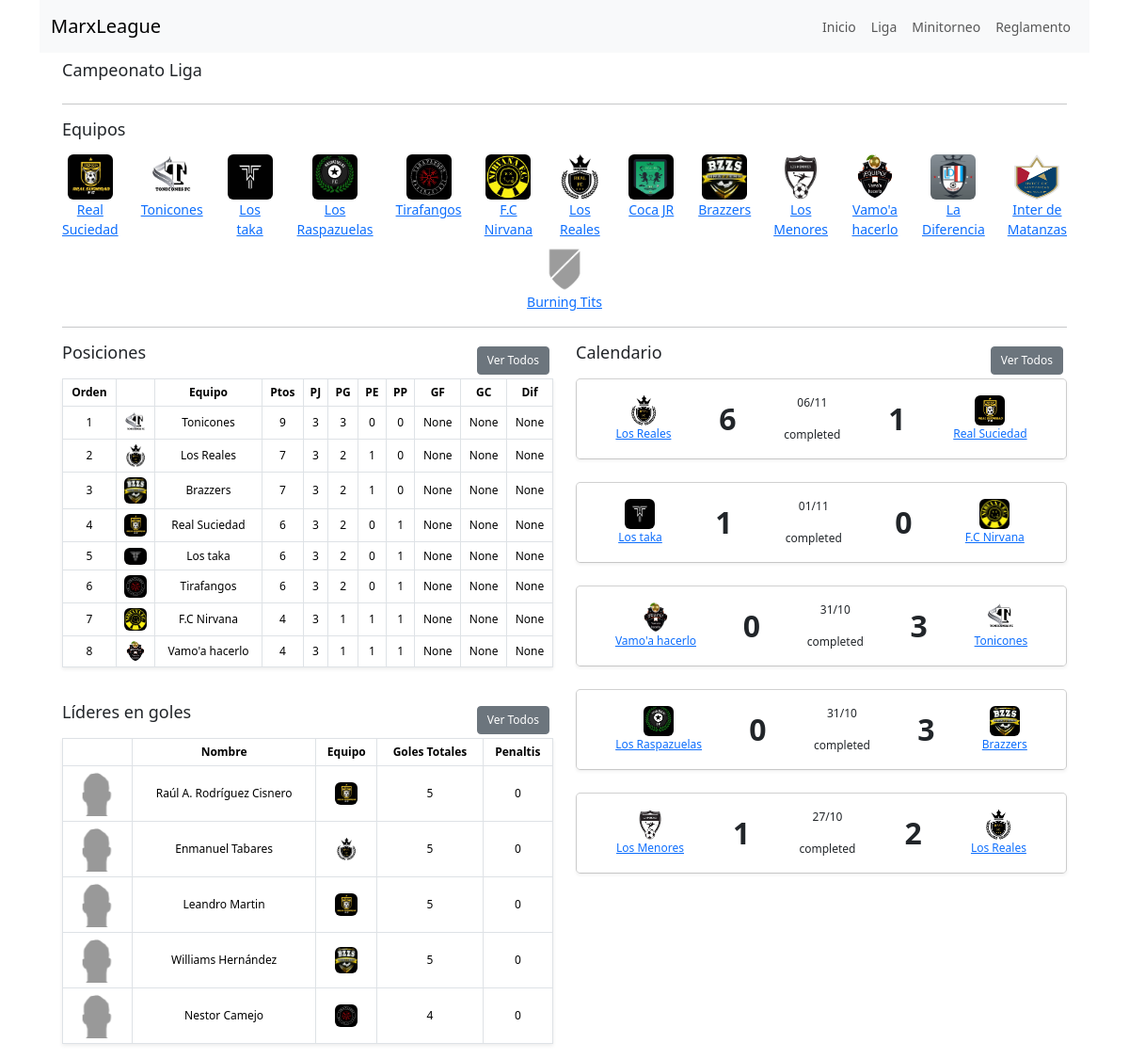
Before: /league/liga/ with the older database file.
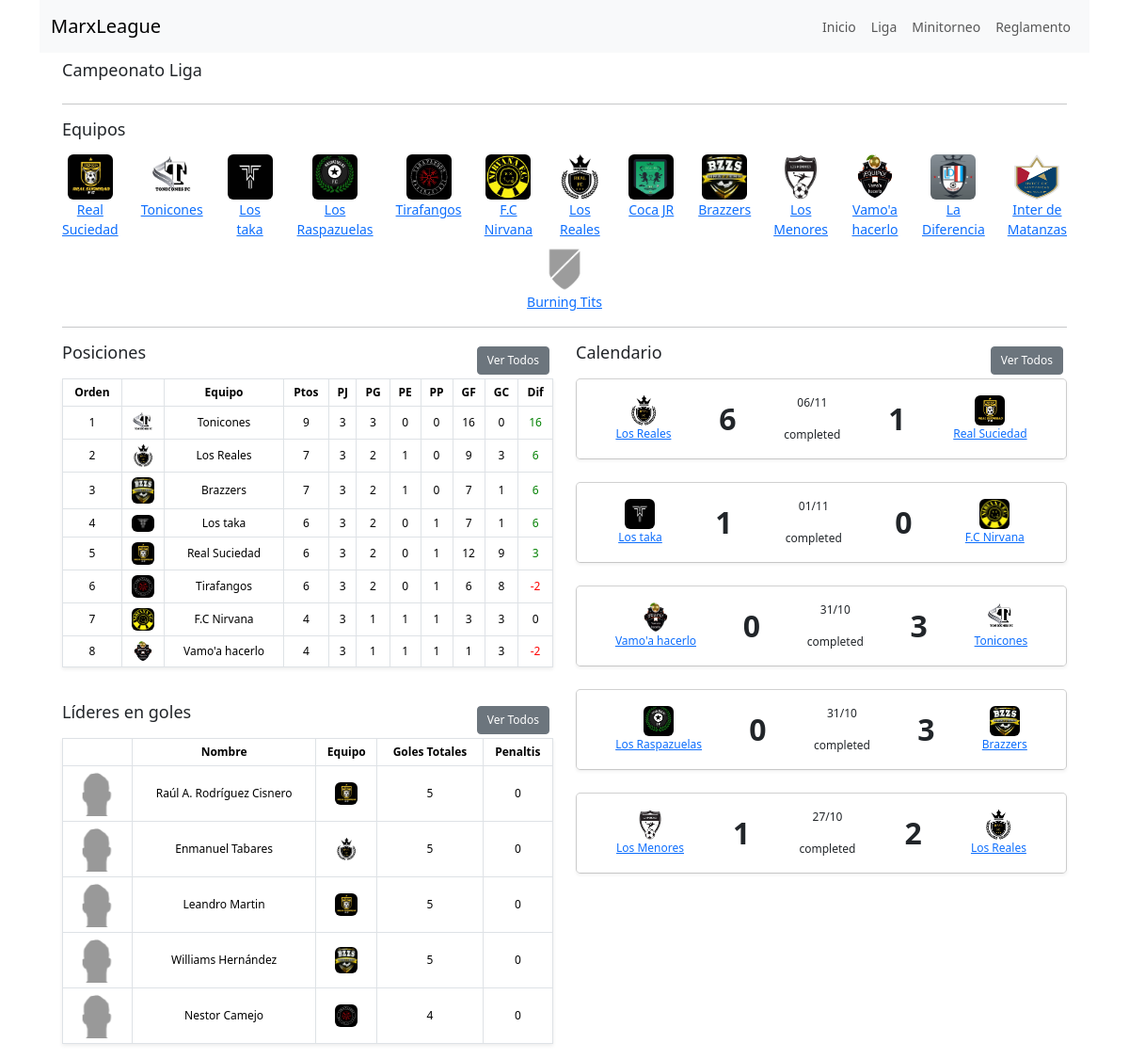
After: the same page with the newer database file.
### futbol/models/league.py (models this page shows, shortened)
class League(models.Model):
    name = models.CharField(max_length=100, unique=True, default="Nombre")
    slug = models.SlugField(max_length=100, unique=True, blank=True, null=True)
    teams = models.ManyToManyField('Team', related_name='leagues')

### futbol/models/team.py (models this page shows)
class Team(models.Model):
    name = models.CharField(max_length=100, unique=True, null=True, blank=True)
    slug = models.SlugField(max_length=100, unique=True, blank=True, null=True)
    grade = models.CharField(max_length=50, null=True, blank=True)
    abbrev = models.CharField(max_length=3, null=True, blank=True)
    imagen = models.CharField(max_length=3, null=True, blank=True)
    def __str__(self):
        return self.name

### futbol/models/standing.py (models this page shows, shortened)
class Standing(models.Model):
    name = models.CharField(max_length=100, unique=True, null=True, blank=True)
    league = models.ForeignKey(
        League,
        on_delete=models.SET_NULL,
        null=True,
        blank=True,
    )
    team = models.ForeignKey(
        Team,
        on_delete=models.SET_NULL,
        null=True,
        blank=True,
    )
    pos = models.IntegerField(null=True, blank=True)
    pj = models.IntegerField(null=True, blank=True)
    pg = models.IntegerField(null=True, blank=True)
    pe = models.IntegerField(null=True, blank=True)
    pp = models.IntegerField(null=True, blank=True)
    pts = models.IntegerField(null=True, blank=True)
    gf = models.IntegerField(null=True, blank=True)
    gc = models.IntegerField(null=True, blank=True)
    gdif = models.IntegerField(null=True, blank=True)

### futbol/models/player.py (models this page shows, shortened)
class Player(models.Model):
    name = models.CharField(max_length=100, unique=True, default="Nombre")
    grade = models.CharField(max_length=50, null=True, blank=True)
    imagen = models.CharField(max_length=100, null=True, blank=True)
    alias = models.CharField(max_length=50, null=True, blank=True)

### futbol/models/schedule.py (models this page shows, shortened)
class Schedule(models.Model):
    STATUS_CHOICES = [
        ("completed", "Completed"),
        ("scheduled", "Scheduled"),
        ("raining", "Raining"),
        ("playing", "Playing"),
        ("pending", "Pending"),
    ]
    STAGES_CHOICES = [
        ("regular", "Regular"),
        ("octavos", "Octavos"),
        ("cuartos", "Cuartos"),
        ("semifinal", "SemiFinal"),
        ("final", "Final"),
    ]
    league = models.ForeignKey(League, on_delete=models.SET_NULL, null=True)
    vs = models.ForeignKey(
        Team,
        on_delete=models.SET_NULL,
        related_name="vs_schedule",
        null=True,
        blank=True,
    )
    hc = models.ForeignKey(
        Team,
        on_delete=models.SET_NULL,
        related_name="hc_schedule",
        null=True,
        blank=True,
    )
    date = models.DateField(null=True, blank=True)
    vs_goals = models.IntegerField(null=True, blank=True, default=0)
    hc_goals = models.IntegerField(null=True, blank=True, default=0)
    vs_definition_penalties = models.IntegerField(null=True, blank=True, default=0)
    hc_definition_penalties = models.IntegerField(null=True, blank=True, default=0)
    mvp = models.ForeignKey(Player, on_delete=models.SET_NULL, null=True, blank=True)
    status = models.CharField(
        max_length=20, choices=STATUS_CHOICES, default="scheduled"
    )
    stages = models.CharField(max_length=20, choices=STAGES_CHOICES, default="regular")

### futbol/views/pages/league_page.py (the view)
# urls.py: path("league/<slug:league_slug>/", LeaguePageView.as_view(), name="league_page"),
class LeaguePageView(TemplateView):
    template_name = "pages/league_page.html"
    def get_context_data(self, **kwargs):
        context = super().get_context_data(**kwargs)
        league = League.objects.get(slug=self.kwargs.get('league_slug'))
        schedules_view = ScheduleView(**kwargs)
        schedules_context = schedules_view.get_context_data(request=self.request,  league_slug=self.kwargs.get('league_slug'), limit=5)
        context['schedules'] = render_to_string(schedules_view.template_name, schedules_context)
        stats_goals_view = StatsGoalsView(**kwargs)
        stats_goals_context = stats_goals_view.get_context_data(request=self.request, league_slug=self.kwargs.get('league_slug'), limit=5, show_details=True)
        stats_goals_view = render_to_string(stats_goals_view.template_name, stats_goals_context)
        context['stats_goals_view'] = stats_goals_view
        standing_view = StandingView(**kwargs)
        standing_view_context = standing_view.get_context_data(request=self.request, league_slug=self.kwargs.get('league_slug'), limit=8)
        standing_view = render_to_string(standing_view.template_name, standing_view_context)
        context['standing_view'] = standing_view
        context['league'] = league
        return context

### futbol/views/views/standing_view.py (called while the page is built)
    def get_context_data(self, **kwargs):
        context = super().get_context_data(**kwargs)
        standings = Standing.objects.all()
        if 'league_slug' in kwargs:
            league = League.objects.get(slug=kwargs.get('league_slug'))
            context['league'] = league
        standings = standings.order_by('-pts', '-gdif')
        if 'limit' in kwargs:  # limit
            standings = standings[:kwargs.get('limit')]
        context['standings'] = standings
        return context

### futbol/templates/views/schedule_view.html (shortened to what this page needs)
{% load static %}
<div class="card-deck">
  {% for schedule in schedules %}
    <div class="card mb-4">
      <div class="card-body shadow-sm">
        <div class="d-flex justify-content-between align-items-center">
          <div class="text-center flex-fill">
            <img style="height: 32px; width: 32px" src="{% static 'futbol/images/logos/' %}{{ schedule.hc.imagen|default:'na' }}.png" class="rounded" alt="Logo" />
            <br />
            <a href="{% url 'team_details_page' league.slug schedule.hc.slug %}">{{ schedule.hc }}</a>
          </div>
          <div class="text-center flex-fill">
            <div class="fw-bold fs-2 text-center">
              {% if schedule.hc_goals is not None  %}
                {{ schedule.hc_goals }}
              {% endif %}
            </div>
          </div>
          <div class="text-center flex-fill">
            <p class="card-text">{{ schedule.date|date:'d/m' }}</p>
            <p class="card-text">{{ schedule.status }}</p>
          </div>
          <div class="flex-fill">
            <div class="fw-bold fs-2 text-center">
              {% if schedule.vs_goals is not None  %}
                {{ schedule.vs_goals }}
              {% endif %}
            </div>
          </div>
          <div class="text-center flex-fill">
            <img style="height: 32px; width: 32px" src="{% static 'futbol/images/logos/' %}{{ schedule.vs.imagen|default:'na' }}.png" class="rounded" alt="Logo" />
            <br />
            <a href="{% url 'team_details_page' league.slug schedule.vs.slug %}">{{ schedule.vs }}</a>
          </div>
        </div>
      </div>
    </div>
  {% endfor %}
</div>

### futbol/templates/views/stats_goals_view.html (shortened to what this page needs)
{% load static %}
<table class="table table-bordered table-condensed shadow-sm">
  <thead>
    <tr>
      <th class="text-center"></th>
      <th class="text-center">Nombre</th>
      <th class="text-center">Equipo</th>
      <th class="text-center">Goles Totales</th>
      <th class="text-center">Penaltis</th>
    </tr>
  </thead>
  <tbody>
    {% for goal in goals %}
      <tr>
        <td class="text-center">
          <img style="height: 48; width: 48px" src="{% static 'futbol/images/players/' %}{{ goal.player__imagen|default:'na' }}.png" class="rounded" alt="Logo" /> <br />
        </td>
        <td class="text-center align-middle">{{ goal.player__name }}</td>
        <td class="text-center align-middle">
          <img style="height: 24; width: 24px" src="{% static 'futbol/images/logos/' %}{{ goal.player__playerleagueteam__team__imagen|default:'na' }}.png" class="rounded" alt="Logo" />
        </td>
        <td class="text-center align-middle">{{ goal.goals }}</td>
        <td class="text-center align-middle">{{ goal.penalties }}</td>
      </tr>
    {% endfor %}
  </tbody>
</table>

### futbol/templates/views/standing_view.html
{% load static %}
<table class="table table-bordered table-condensed shadow-sm">
  <thead>
    <tr>
      <th class="text-center">Orden</th>
      <th class="text-center"></th>
      <th class="text-center">Equipo</th>
      <th class="text-center">Ptos</th>
      <th class="text-center">PJ</th>
      <th class="text-center">PG</th>
      <th class="text-center">PE</th>
      <th class="text-center">PP</th>
      <th class="text-center">GF</th>
      <th class="text-center">GC</th>
      <th class="text-center">Dif</th>
    </tr>
  </thead>
  <tbody>
    {% for standing in standings %}
      <tr {% if forloop.counter <= 8 %}style="background-color: #ADD8E6;"{% endif %}>
        <td class="text-center align-middle" >{{ forloop.counter }}</td>
        <td class="text-center align-middle">
          <img style="height: 24; width: 24px" src="{% static 'futbol/images/logos/' %}{{ standing.team.imagen|default:'na' }}.png" class="rounded" alt="Logo" />
        </td>
        <td class="text-center align-middle">{{ standing.team }}</td>
        <td class="text-center align-middle">{{ standing.pts }}</td>
        <td class="text-center align-middle">{{ standing.pj }}</td>
        <td class="text-center align-middle">{{ standing.pg }}</td>
        <td class="text-center align-middle">{{ standing.pe }}</td>
        <td class="text-center align-middle">{{ standing.pp }}</td>
        <td class="text-center align-middle">{{ standing.gf }}</td>
        <td class="text-center align-middle">{{ standing.gc }}</td>
        <td class="text-center align-middle" style="color: {% if standing.gdif < 0 %}red{% elif standing.gdif > 0 %}green{% endif %}">
          {{ standing.gdif }}
        </td>
      </tr>
    {% endfor %}
  </tbody>
</table>

### futbol/templates/pages/league_page.html (shortened to what this page needs)
{% extends './base.html' %}
{% load static %}
{% block content %}
  <div class="container">
    <div class="row mt-2">
      <div class="col-md">
        <h1>Campeonato {{ league.name }}</h1>
      </div>
    </div>
    <hr />
    <div class="row">
      <div class="col-md">
        <h3>Equipos</h3>
        <div class="row row-cols">
          {% for team in league.teams.all %}
            <div class="col text-center mt-2">
              <a href="{% url 'team_details_page' league.slug team.slug %}">
                <div class="d-flex flex-column align-items-center">
                  <img style="height: 48px; width: 48px" src="{% static 'futbol/images/logos/' %}{{ team.imagen|default:'na' }}.png" class="rounded" alt="Logo" />
                  {{ team.name }}
                </div>
              </a>
            </div>
          {% endfor %}
        </div>
      </div>
    </div>
    <hr />
    <div class="row mt-2">
      <div class="col-md">
        <div class="d-flex justify-content-between">
          <h3 class="mr-auto">Posiciones</h3>
          <a class="btn btn-sm btn-secondary m-1" href="{% url 'standing_page' league.slug %}">Ver Todos</a>
        </div>
        {{ standing_view }}
        <br>
        <div class="d-flex justify-content-between">
          <h3 class="mr-auto">Líderes en goles</h3>
          <a class="btn btn-sm btn-secondary m-1" href="{% url 'stats_page' league.slug %}">Ver Todos</a>
        </div>
        {{ stats_goals_view }}
      </div>
      <div class="col-md">
        <div class="d-flex justify-content-between">
          <h3 class="mr-auto">Calendario</h3>
          <a class="btn btn-sm btn-secondary m-1" href="{% url 'schedule_page' league.slug %}">Ver Todos</a>
        </div>
        {{ schedules }}
      </div>
    </div>
  </div>
{% endblock %}

### futbol/templates/pages/base.html (shortened to what this page needs)
<!DOCTYPE html>
{% load static %}
<html lang="en">
  <head>
    <link href="https://cdn.jsdelivr.net/npm/bootstrap@5.3.1/dist/css/bootstrap.min.css" rel="stylesheet" />
    <link rel="stylesheet" href="https://cdnjs.cloudflare.com/ajax/libs/font-awesome/5.15.3/css/all.min.css" />
    <link href="{% static 'css/style.css' %}" rel="stylesheet" />
  </head>
  <body>
    <div class="container">
      {% block sidebar %}
        <nav class="navbar navbar-expand-lg bg-body-tertiary mb-2">
          <div class="container">
            <div class="collapse navbar-collapse" id="navbarTogglerDemo01">
              <a class="navbar-brand" href="/">MarxLeague</a>
              <ul class="navbar-nav ms-auto mb-2 mb-lg-0">
                <a class="nav-link" href="/">Inicio</a>
                <li class="nav-item">
                  <a class="nav-link" href="{% url 'league_page' 'liga' %}">Liga</a>
                </li>
                <li class="nav-item">
                  <a class="nav-link" href="{% url 'league_page' 'minitorneo' %}">Minitorneo</a>
                </li>
                <li class="nav-item">
                  <a class="nav-link" href="{% url 'regulation_page' %}">Reglamento</a>
                </li>
              </ul>
            </div>
          </div>
        </nav>
      {% endblock %}
      <div class="container">
        {% block content %}
        {% endblock %}
      </div>
    </div>
  </body>
</html>

### static/css/style.css (style rules this page uses)
body { font-size: 14px; }
h1, h2, h3, h4, h5, h6 { font-size: 18px; color: var(--primary-color); }
.btn { font-size: 12px; padding: 5px 10px; }
.card { font-size: 12px; border-radius: 5px; }
.table { font-size: 12px; border-spacing: 0; border-collapse: collapse; }
.table th, .table td { padding: 5px; }

Changed rows visible on the page:
changed Standing "Tonicones": gf "None" → "16"; gc "None" → "0"; gdif "None" → "16"
changed Standing "Los Reales": gf "None" → "9"; gc "None" → "3"; gdif "None" → "6"
changed Standing "Brazzers": gf "None" → "7"; gc "None" → "1"; gdif "None" → "6"
changed Standing "Los taka": gf "None" → "7"; gc "None" → "1"; gdif "None" → "6"; moves up the list
changed Standing "Real Suciedad": gf "None" → "12"; gc "None" → "9"; gdif "None" → "3"
changed Standing "Tirafangos": gf "None" → "6"; gc "None" → "8"; gdif "None" → "-2"
changed Standing "F.C Nirvana": gf "None" → "3"; gc "None" → "3"; gdif "None" → "0"
changed Standing "Vamo'a hacerlo": gf "None" → "1"; gc "None" → "3"; gdif "None" → "-2"
